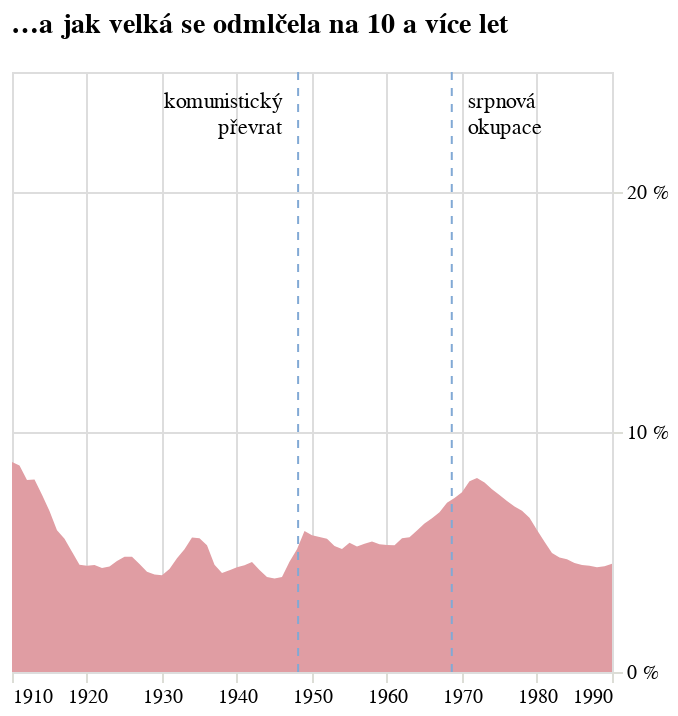

Notebook code for this chart:
### Code cell
graf_pauzy = alt.Chart(
    alt_friendly(df_100), width=300,
    title=alt.Title("…a jak velká se odmlčela na 10 a více let")
).mark_area(color='#E09DA3'
).encode(alt.X(
    "rok:T", title=None, axis=alt.Axis(domainOpacity=0, tickColor='#DCDDD6')
), alt.Y(
    "podil_cechu_10:Q", title=None, 
    axis=alt.Axis(domainOpacity=0, tickColor='#DCDDD6', labelExpr="datum.label * 100 + ' %'", orient='right', tickCount=3),
    scale=alt.Scale(domain=[0,0.25])
))
                    
rule1 = alt.Chart(alt.Data(values=[{'rok': '1948-02-25'}])).mark_rule(
    color='#81A9D5',
    strokeDash=[4, 4]  # Optional: makes the line dashed
).encode(
    x='rok:T'
)

rule2 = alt.Chart(alt.Data(values=[{'rok': '1968-08-21'}])).mark_rule(
    color='#81A9D5',
    strokeDash=[4, 4]  # Optional: makes the line dashed
).encode(
    x='rok:T'
)

# Add text annotation
text1 = alt.Chart(alt.Data(values=[{'rok': '1948-02-25', 'y': 0.2}])).mark_text(
    # angle=270,  # Rotates text vertically
    align='right',
    baseline='middle',
    dy=15,# Slight horizontal offset from the line
    dx=-8,
    text=['komunistický','převrat'],
    font='Asap'
).encode(
    x='rok:T',
    y=alt.value(0)  # Places text at bottom of chart
)


# Add text annotation
text2 = alt.Chart(alt.Data(values=[{'rok': '1968-08-21', 'y': 0.2}])).mark_text(
    # angle=270,  # Rotates text vertically
    align='left',
    baseline='middle',
    dy=15,# Slight horizontal offset from the line
    dx=8,
    text=['srpnová','okupace'],
    font='Asap'
).encode(
    x='rok:T',
    y=alt.value(0)  # Places text at bottom of chart
)

graf_pauzy_graf_komb = graf_pauzy + rule1 + text1 + rule2 + text2
graf_pauzy_graf_komb

### Figure 1 — Vega-Lite specification as saved in the notebook (floating-point values rounded to 4 significant figures)
{"config": {"title": {"font": "Noticia Text", "fontSize": 14, "anchor": "start", "lineHeight": 21, "fontWeight": "bolder", "subtitleFont": "Noticia Text", "subtitleFontSize": 12, "subtitlePadding": 12, "dy": -12}, "axis": {"labelFont": "Asap", "titleFont": "Asap", "fontWeight": "lighter", "titleFontWeight": "lighter", "labelFontSize": 10, "titleFontSize": 10, "labelPadding": 2, "titlePadding": 10, "domainOpacity": 0, "tickColor": "#DCDDD6"}, "legend": {"labelFont": "Asap", "labelFontWeight": "normal", "titleFont": "Asap", "titleFontWeight": "normal", "labelFontSize": 10, "titleFontSize": 10}}, "layer": [{"data": {"name": "data-345391a89889cdf0ede56ff5455bfd16"}, "mark": {"type": "area", "color": "#E09DA3"}, "encoding": {"x": {"axis": {"domainOpacity": 0, "tickColor": "#DCDDD6"}, "field": "rok", "title": null, "type": "temporal"}, "y": {"axis": {"domainOpacity": 0, "labelExpr": "datum.label * 100 + ' %'", "orient": "right", "tickColor": "#DCDDD6", "tickCount": 3}, "field": "podil_cechu_10", "scale": {"domain": [0, 0.25]}, "title": null, "type": "quantitative"}}, "title": {"text": "…a jak velká se odmlčela na 10 a více let"}}, {"data": {"values": [{"rok": "1948-02-25"}]}, "mark": {"type": "rule", "color": "#81A9D5", "strokeDash": [4, 4]}, "encoding": {"x": {"field": "rok", "type": "temporal"}}}, {"data": {"values": [{"rok": "1948-02-25", "y": 0.2}]}, "mark": {"type": "text", "align": "right", "baseline": "middle", "dx": -8, "dy": 15, "font": "Asap", "text": ["komunistický", "převrat"]}, "encoding": {"x": {"field": "rok", "type": "temporal"}, "y": {"value": 0}}}, {"data": {"values": [{"rok": "1968-08-21"}]}, "mark": {"type": "rule", "color": "#81A9D5", "strokeDash": [4, 4]}, "encoding": {"x": {"field": "rok", "type": "temporal"}}}, {"data": {"values": [{"rok": "1968-08-21", "y": 0.2}]}, "mark": {"type": "text", "align": "left", "baseline": "middle", "dx": 8, "dy": 15, "font": "Asap", "text": ["srpnová", "okupace"]}, "encoding": {"x": {"field": "rok", "type": "temporal"}, "y": {"value": 0}}}], "width": 300, "$schema": "https://vega.github.io/schema/vega-lite/v5.8.0.json", "datasets": {"data-345391a89889cdf0ede56ff5455bfd16": [{"rok": "1910-01-01T00:00:00", "podil_vsech_5": 0.1576, "podil_cechu_5": 0.1566, "podil_vsech_10": 0.08856, "podil_cechu_10": 0.08747, "podil_vsech_15": 0.03881, "podil_cechu_15": 0.036, "podil_vsech_20": 0.01693, "podil_cechu_20": 0.01593}, {"rok": "1911-01-01T00:00:00", "podil_vsech_5": 0.1736, "podil_cechu_5": 0.1717, "podil_vsech_10": 0.0874, "podil_cechu_10": 0.086, "podil_vsech_15": 0.03481, "podil_cechu_15": 0.032, "podil_vsech_20": 0.01603, "podil_cechu_20": 0.01501}, {"rok": "1912-01-01T00:00:00", "podil_vsech_5": 0.1873, "podil_cechu_5": 0.1867, "podil_vsech_10": 0.0814, "podil_cechu_10": 0.07996, "podil_vsech_15": 0.03391, "podil_cechu_15": 0.033, "podil_vsech_20": 0.01744, "podil_cechu_20": 0.01677}, {"rok": "1913-01-01T00:00:00", "podil_vsech_5": 0.2067, "podil_cechu_5": 0.2056, "podil_vsech_10": 0.08244, "podil_cechu_10": 0.08019, "podil_vsech_15": 0.03223, "podil_cechu_15": 0.031, "podil_vsech_20": 0.01845, "podil_cechu_20": 0.01803}, {"rok": "1914-01-01T00:00:00", "podil_vsech_5": 0.2082, "podil_cechu_5": 0.2091, "podil_vsech_10": 0.0771, "podil_cechu_10": 0.07386, "podil_vsech_15": 0.03097, "podil_cechu_15": 0.03, "podil_vsech_20": 0.01831, "podil_cechu_20": 0.01769}, {"rok": "1915-01-01T00:00:00", "podil_vsech_5": 0.1932, "podil_cechu_5": 0.1965, "podil_vsech_10": 0.06971, "podil_cechu_10": 0.06711, "podil_vsech_15": 0.02943, "podil_cechu_15": 0.029, "podil_vsech_20": 0.01682, "podil_cechu_20": 0.01627}, {"rok": "1916-01-01T00:00:00", "podil_vsech_5": 0.1696, "podil_cechu_5": 0.1717, "podil_vsech_10": 0.06106, "podil_cechu_10": 0.05906, "podil_vsech_15": 0.029, "podil_cechu_15": 0.03, "podil_vsech_20": 0.01505, "podil_cechu_20": 0.01451}, {"rok": "1917-01-01T00:00:00", "podil_vsech_5": 0.1448, "podil_cechu_5": 0.146, "podil_vsech_10": 0.05627, "podil_cechu_10": 0.05547, "podil_vsech_15": 0.02803, "podil_cechu_15": 0.028, "podil_vsech_20": 0.01348, "podil_cechu_20": 0.01301}, {"rok": "1918-01-01T00:00:00", "podil_vsech_5": 0.1285, "podil_cechu_5": 0.1281, "podil_vsech_10": 0.04915, "podil_cechu_10": 0.05007, "podil_vsech_15": 0.02415, "podil_cechu_15": 0.024, "podil_vsech_20": 0.01134, "podil_cechu_20": 0.01059}, {"rok": "1919-01-01T00:00:00", "podil_vsech_5": 0.1139, "podil_cechu_5": 0.1118, "podil_vsech_10": 0.04394, "podil_cechu_10": 0.04466, "podil_vsech_15": 0.0229, "podil_cechu_15": 0.023, "podil_vsech_20": 0.01073, "podil_cechu_20": 0.009924}, {"rok": "1920-01-01T00:00:00", "podil_vsech_5": 0.1066, "podil_cechu_5": 0.1059, "podil_vsech_10": 0.04321, "podil_cechu_10": 0.04423, "podil_vsech_15": 0.02319, "podil_cechu_15": 0.023, "podil_vsech_20": 0.0111, "podil_cechu_20": 0.01043}, {"rok": "1921-01-01T00:00:00", "podil_vsech_5": 0.1046, "podil_cechu_5": 0.1037, "podil_vsech_10": 0.0436, "podil_cechu_10": 0.04462, "podil_vsech_15": 0.02142, "podil_cechu_15": 0.021, "podil_vsech_20": 0.01024, "podil_cechu_20": 0.01018}, {"rok": "1922-01-01T00:00:00", "podil_vsech_5": 0.1031, "podil_cechu_5": 0.1032, "podil_vsech_10": 0.04295, "podil_cechu_10": 0.04335, "podil_vsech_15": 0.02011, "podil_cechu_15": 0.02, "podil_vsech_20": 0.0106, "podil_cechu_20": 0.01084}, {"rok": "1923-01-01T00:00:00", "podil_vsech_5": 0.1004, "podil_cechu_5": 0.1032, "podil_vsech_10": 0.04306, "podil_cechu_10": 0.044, "podil_vsech_15": 0.01845, "podil_cechu_15": 0.018, "podil_vsech_20": 0.01125, "podil_cechu_20": 0.0116}, {"rok": "1924-01-01T00:00:00", "podil_vsech_5": 0.09943, "podil_cechu_5": 0.1027, "podil_vsech_10": 0.04541, "podil_cechu_10": 0.04626, "podil_vsech_15": 0.0184, "podil_cechu_15": 0.019, "podil_vsech_20": 0.01182, "podil_cechu_20": 0.01209}, {"rok": "1925-01-01T00:00:00", "podil_vsech_5": 0.1009, "podil_cechu_5": 0.104, "podil_vsech_10": 0.04723, "podil_cechu_10": 0.04797, "podil_vsech_15": 0.01941, "podil_cechu_15": 0.019, "podil_vsech_20": 0.01229, "podil_cechu_20": 0.01231}, {"rok": "1926-01-01T00:00:00", "podil_vsech_5": 0.1048, "podil_cechu_5": 0.1098, "podil_vsech_10": 0.04642, "podil_cechu_10": 0.04797, "podil_vsech_15": 0.01956, "podil_cechu_15": 0.02, "podil_vsech_20": 0.01258, "podil_cechu_20": 0.01239}, {"rok": "1927-01-01T00:00:00", "podil_vsech_5": 0.11, "podil_cechu_5": 0.1135, "podil_vsech_10": 0.04421, "podil_cechu_10": 0.04503, "podil_vsech_15": 0.02188, "podil_cechu_15": 0.022, "podil_vsech_20": 0.01094, "podil_cechu_20": 0.01027}, {"rok": "1928-01-01T00:00:00", "podil_vsech_5": 0.1105, "podil_cechu_5": 0.1138, "podil_vsech_10": 0.04173, "podil_cechu_10": 0.04182, "podil_vsech_15": 0.02434, "podil_cechu_15": 0.024, "podil_vsech_20": 0.0113, "podil_cechu_20": 0.01029}, {"rok": "1929-01-01T00:00:00", "podil_vsech_5": 0.111, "podil_cechu_5": 0.1129, "podil_vsech_10": 0.04065, "podil_cechu_10": 0.04065, "podil_vsech_15": 0.0263, "podil_cechu_15": 0.026, "podil_vsech_20": 0.01153, "podil_cechu_20": 0.01032}, {"rok": "1930-01-01T00:00:00", "podil_vsech_5": 0.109, "podil_cechu_5": 0.1101, "podil_vsech_10": 0.04096, "podil_cechu_10": 0.04033, "podil_vsech_15": 0.02722, "podil_cechu_15": 0.026, "podil_vsech_20": 0.01225, "podil_cechu_20": 0.01126}, {"rok": "1931-01-01T00:00:00", "podil_vsech_5": 0.1043, "podil_cechu_5": 0.1053, "podil_vsech_10": 0.04386, "podil_cechu_10": 0.04289, "podil_vsech_15": 0.02713, "podil_cechu_15": 0.025, "podil_vsech_20": 0.01409, "podil_cechu_20": 0.01273}, {"rok": "1932-01-01T00:00:00", "podil_vsech_5": 0.09845, "podil_cechu_5": 0.0987, "podil_vsech_10": 0.04839, "podil_cechu_10": 0.04744, "podil_vsech_15": 0.02381, "podil_cechu_15": 0.022, "podil_vsech_20": 0.01395, "podil_cechu_20": 0.01296}, {"rok": "1933-01-01T00:00:00", "podil_vsech_5": 0.09481, "podil_cechu_5": 0.09531, "podil_vsech_10": 0.05206, "podil_cechu_10": 0.05116, "podil_vsech_15": 0.02286, "podil_cechu_15": 0.021, "podil_vsech_20": 0.01317, "podil_cechu_20": 0.01215}, {"rok": "1934-01-01T00:00:00", "podil_vsech_5": 0.09505, "podil_cechu_5": 0.09664, "podil_vsech_10": 0.05648, "podil_cechu_10": 0.05603, "podil_vsech_15": 0.02394, "podil_cechu_15": 0.022, "podil_vsech_20": 0.01379, "podil_cechu_20": 0.01279}, {"rok": "1935-01-01T00:00:00", "podil_vsech_5": 0.09154, "podil_cechu_5": 0.09275, "podil_vsech_10": 0.05679, "podil_cechu_10": 0.05573, "podil_vsech_15": 0.02415, "podil_cechu_15": 0.023, "podil_vsech_20": 0.01426, "podil_cechu_20": 0.01275}, {"rok": "1936-01-01T00:00:00", "podil_vsech_5": 0.09158, "podil_cechu_5": 0.09091, "podil_vsech_10": 0.05485, "podil_cechu_10": 0.0528, "podil_vsech_15": 0.02479, "podil_cechu_15": 0.023, "podil_vsech_20": 0.01515, "podil_cechu_20": 0.01323}, {"rok": "1937-01-01T00:00:00", "podil_vsech_5": 0.1042, "podil_cechu_5": 0.1026, "podil_vsech_10": 0.04741, "podil_cechu_10": 0.04472, "podil_vsech_15": 0.02476, "podil_cechu_15": 0.023, "podil_vsech_20": 0.01584, "podil_cechu_20": 0.01392}, {"rok": "1938-01-01T00:00:00", "podil_vsech_5": 0.1237, "podil_cechu_5": 0.1196, "podil_vsech_10": 0.04483, "podil_cechu_10": 0.04126, "podil_vsech_15": 0.02498, "podil_cechu_15": 0.023, "podil_vsech_20": 0.01614, "podil_cechu_20": 0.01388}, {"rok": "1939-01-01T00:00:00", "podil_vsech_5": 0.1453, "podil_cechu_5": 0.14, "podil_vsech_10": 0.04615, "podil_cechu_10": 0.04237, "podil_vsech_15": 0.02677, "podil_cechu_15": 0.024, "podil_vsech_20": 0.0167, "podil_cechu_20": 0.01449}, {"rok": "1940-01-01T00:00:00", "podil_vsech_5": 0.1462, "podil_cechu_5": 0.1407, "podil_vsech_10": 0.04599, "podil_cechu_10": 0.0436, "podil_vsech_15": 0.02721, "podil_cechu_15": 0.024, "podil_vsech_20": 0.01688, "podil_cechu_20": 0.01465}, {"rok": "1941-01-01T00:00:00", "podil_vsech_5": 0.126, "podil_cechu_5": 0.1226, "podil_vsech_10": 0.0463, "podil_cechu_10": 0.04443, "podil_vsech_15": 0.0272, "podil_cechu_15": 0.024, "podil_vsech_20": 0.01745, "podil_cechu_20": 0.01521}, {"rok": "1942-01-01T00:00:00", "podil_vsech_5": 0.09727, "podil_cechu_5": 0.09413, "podil_vsech_10": 0.04753, "podil_cechu_10": 0.04584, "podil_vsech_15": 0.0287, "podil_cechu_15": 0.026, "podil_vsech_20": 0.01853, "podil_cechu_20": 0.01598}, {"rok": "1943-01-01T00:00:00", "podil_vsech_5": 0.07743, "podil_cechu_5": 0.07506, "podil_vsech_10": 0.04469, "podil_cechu_10": 0.04255, "podil_vsech_15": 0.02647, "podil_cechu_15": 0.024, "podil_vsech_20": 0.01771, "podil_cechu_20": 0.01522}, {"rok": "1944-01-01T00:00:00", "podil_vsech_5": 0.07121, "podil_cechu_5": 0.06899, "podil_vsech_10": 0.04221, "podil_cechu_10": 0.03963, "podil_vsech_15": 0.02446, "podil_cechu_15": 0.022, "podil_vsech_20": 0.01677, "podil_cechu_20": 0.01428}, {"rok": "1945-01-01T00:00:00", "podil_vsech_5": 0.07017, "podil_cechu_5": 0.0691, "podil_vsech_10": 0.04196, "podil_cechu_10": 0.03895, "podil_vsech_15": 0.02449, "podil_cechu_15": 0.022, "podil_vsech_20": 0.01649, "podil_cechu_20": 0.01423}, {"rok": "1946-01-01T00:00:00", "podil_vsech_5": 0.07212, "podil_cechu_5": 0.072, "podil_vsech_10": 0.04231, "podil_cechu_10": 0.03962, "podil_vsech_15": 0.02539, "podil_cechu_15": 0.023, "podil_vsech_20": 0.01731, "podil_cechu_20": 0.01513}, {"rok": "1947-01-01T00:00:00", "podil_vsech_5": 0.08407, "podil_cechu_5": 0.08379, "podil_vsech_10": 0.04892, "podil_cechu_10": 0.04591, "podil_vsech_15": 0.0299, "podil_cechu_15": 0.027, "podil_vsech_20": 0.02024, "podil_cechu_20": 0.0178}, {"rok": "1948-01-01T00:00:00", "podil_vsech_5": 0.09724, "podil_cechu_5": 0.09776, "podil_vsech_10": 0.05386, "podil_cechu_10": 0.05117, "podil_vsech_15": 0.03419, "podil_cechu_15": 0.031, "podil_vsech_20": 0.02279, "podil_cechu_20": 0.02047}, {"rok": "1949-01-01T00:00:00", "podil_vsech_5": 0.1152, "podil_cechu_5": 0.1146, "podil_vsech_10": 0.06212, "podil_cechu_10": 0.05871, "podil_vsech_15": 0.04072, "podil_cechu_15": 0.038, "podil_vsech_20": 0.02571, "podil_cechu_20": 0.02361}, {"rok": "1950-01-01T00:00:00", "podil_vsech_5": 0.1171, "podil_cechu_5": 0.115, "podil_vsech_10": 0.06072, "podil_cechu_10": 0.05699, "podil_vsech_15": 0.04083, "podil_cechu_15": 0.038, "podil_vsech_20": 0.02341, "podil_cechu_20": 0.02187}, {"rok": "1951-01-01T00:00:00", "podil_vsech_5": 0.112, "podil_cechu_5": 0.1098, "podil_vsech_10": 0.05876, "podil_cechu_10": 0.05622, "podil_vsech_15": 0.03909, "podil_cechu_15": 0.037, "podil_vsech_20": 0.02156, "podil_cechu_20": 0.02069}, {"rok": "1952-01-01T00:00:00", "podil_vsech_5": 0.1055, "podil_cechu_5": 0.1026, "podil_vsech_10": 0.05805, "podil_cechu_10": 0.05556, "podil_vsech_15": 0.03727, "podil_cechu_15": 0.035, "podil_vsech_20": 0.02119, "podil_cechu_20": 0.02027}, {"rok": "1953-01-01T00:00:00", "podil_vsech_5": 0.0963, "podil_cechu_5": 0.09323, "podil_vsech_10": 0.05536, "podil_cechu_10": 0.05252, "podil_vsech_15": 0.03456, "podil_cechu_15": 0.032, "podil_vsech_20": 0.02023, "podil_cechu_20": 0.01938}, {"rok": "1954-01-01T00:00:00", "podil_vsech_5": 0.09319, "podil_cechu_5": 0.09027, "podil_vsech_10": 0.05375, "podil_cechu_10": 0.05125, "podil_vsech_15": 0.03308, "podil_cechu_15": 0.031, "podil_vsech_20": 0.02075, "podil_cechu_20": 0.01975}, {"rok": "1955-01-01T00:00:00", "podil_vsech_5": 0.09571, "podil_cechu_5": 0.09293, "podil_vsech_10": 0.05589, "podil_cechu_10": 0.05382, "podil_vsech_15": 0.03267, "podil_cechu_15": 0.031, "podil_vsech_20": 0.02114, "podil_cechu_20": 0.02042}, {"rok": "1956-01-01T00:00:00", "podil_vsech_5": 0.09595, "podil_cechu_5": 0.09401, "podil_vsech_10": 0.05466, "podil_cechu_10": 0.05233, "podil_vsech_15": 0.03226, "podil_cechu_15": 0.031, "podil_vsech_20": 0.02106, "podil_cechu_20": 0.02058}, {"rok": "1957-01-01T00:00:00", "podil_vsech_5": 0.09863, "podil_cechu_5": 0.09846, "podil_vsech_10": 0.05503, "podil_cechu_10": 0.05339, "podil_vsech_15": 0.0324, "podil_cechu_15": 0.031, "podil_vsech_20": 0.02061, "podil_cechu_20": 0.02063}, {"rok": "1958-01-01T00:00:00", "podil_vsech_5": 0.09956, "podil_cechu_5": 0.09962, "podil_vsech_10": 0.05561, "podil_cechu_10": 0.05438, "podil_vsech_15": 0.03192, "podil_cechu_15": 0.031, "podil_vsech_20": 0.02081, "podil_cechu_20": 0.02085}, {"rok": "1959-01-01T00:00:00", "podil_vsech_5": 0.1016, "podil_cechu_5": 0.1017, "podil_vsech_10": 0.05451, "podil_cechu_10": 0.05327, "podil_vsech_15": 0.03178, "podil_cechu_15": 0.031, "podil_vsech_20": 0.02068, "podil_cechu_20": 0.02107}, {"rok": "1960-01-01T00:00:00", "podil_vsech_5": 0.1035, "podil_cechu_5": 0.1052, "podil_vsech_10": 0.05373, "podil_cechu_10": 0.0529, "podil_vsech_15": 0.03215, "podil_cechu_15": 0.032, "podil_vsech_20": 0.02086, "podil_cechu_20": 0.02148}, {"rok": "1961-01-01T00:00:00", "podil_vsech_5": 0.1053, "podil_cechu_5": 0.1062, "podil_vsech_10": 0.05393, "podil_cechu_10": 0.05283, "podil_vsech_15": 0.03183, "podil_cechu_15": 0.032, "podil_vsech_20": 0.02178, "podil_cechu_20": 0.02247}, {"rok": "1962-01-01T00:00:00", "podil_vsech_5": 0.1067, "podil_cechu_5": 0.1075, "podil_vsech_10": 0.05654, "podil_cechu_10": 0.05577, "podil_vsech_15": 0.03282, "podil_cechu_15": 0.034, "podil_vsech_20": 0.02253, "podil_cechu_20": 0.02339}, {"rok": "1963-01-01T00:00:00", "podil_vsech_5": 0.1086, "podil_cechu_5": 0.1093, "podil_vsech_10": 0.0571, "podil_cechu_10": 0.05618, "podil_vsech_15": 0.03399, "podil_cechu_15": 0.035, "podil_vsech_20": 0.02286, "podil_cechu_20": 0.02378}, {"rok": "1964-01-01T00:00:00", "podil_vsech_5": 0.1136, "podil_cechu_5": 0.1139, "podil_vsech_10": 0.05966, "podil_cechu_10": 0.05894, "podil_vsech_15": 0.03534, "podil_cechu_15": 0.036, "podil_vsech_20": 0.0239, "podil_cechu_20": 0.02503}, {"rok": "1965-01-01T00:00:00", "podil_vsech_5": 0.1176, "podil_cechu_5": 0.1172, "podil_vsech_10": 0.06189, "podil_cechu_10": 0.06192, "podil_vsech_15": 0.0367, "podil_cechu_15": 0.038, "podil_vsech_20": 0.02484, "podil_cechu_20": 0.02592}, {"rok": "1966-01-01T00:00:00", "podil_vsech_5": 0.1176, "podil_cechu_5": 0.1168, "podil_vsech_10": 0.0637, "podil_cechu_10": 0.0641, "podil_vsech_15": 0.03859, "podil_cechu_15": 0.04, "podil_vsech_20": 0.02569, "podil_cechu_20": 0.02689}, {"rok": "1967-01-01T00:00:00", "podil_vsech_5": 0.1211, "podil_cechu_5": 0.121, "podil_vsech_10": 0.0659, "podil_cechu_10": 0.06657, "podil_vsech_15": 0.04099, "podil_cechu_15": 0.042, "podil_vsech_20": 0.02774, "podil_cechu_20": 0.02893}, {"rok": "1968-01-01T00:00:00", "podil_vsech_5": 0.1243, "podil_cechu_5": 0.1245, "podil_vsech_10": 0.06916, "podil_cechu_10": 0.0705, "podil_vsech_15": 0.04323, "podil_cechu_15": 0.045, "podil_vsech_20": 0.03001, "podil_cechu_20": 0.03118}, {"rok": "1969-01-01T00:00:00", "podil_vsech_5": 0.1266, "podil_cechu_5": 0.1276, "podil_vsech_10": 0.07062, "podil_cechu_10": 0.07254, "podil_vsech_15": 0.04551, "podil_cechu_15": 0.047, "podil_vsech_20": 0.03237, "podil_cechu_20": 0.0337}, {"rok": "1970-01-01T00:00:00", "podil_vsech_5": 0.1302, "podil_cechu_5": 0.1329, "podil_vsech_10": 0.07253, "podil_cechu_10": 0.07491, "podil_vsech_15": 0.04883, "podil_cechu_15": 0.051, "podil_vsech_20": 0.03115, "podil_cechu_20": 0.03208}, {"rok": "1971-01-01T00:00:00", "podil_vsech_5": 0.1346, "podil_cechu_5": 0.1381, "podil_vsech_10": 0.07733, "podil_cechu_10": 0.07951, "podil_vsech_15": 0.05176, "podil_cechu_15": 0.054, "podil_vsech_20": 0.02927, "podil_cechu_20": 0.02978}, {"rok": "1972-01-01T00:00:00", "podil_vsech_5": 0.1357, "podil_cechu_5": 0.1388, "podil_vsech_10": 0.07882, "podil_cechu_10": 0.08085, "podil_vsech_15": 0.05187, "podil_cechu_15": 0.054, "podil_vsech_20": 0.02634, "podil_cechu_20": 0.02677}, {"rok": "1973-01-01T00:00:00", "podil_vsech_5": 0.1315, "podil_cechu_5": 0.1355, "podil_vsech_10": 0.07696, "podil_cechu_10": 0.07893, "podil_vsech_15": 0.04982, "podil_cechu_15": 0.052, "podil_vsech_20": 0.02377, "podil_cechu_20": 0.02419}, {"rok": "1974-01-01T00:00:00", "podil_vsech_5": 0.1295, "podil_cechu_5": 0.134, "podil_vsech_10": 0.07364, "podil_cechu_10": 0.07613, "podil_vsech_15": 0.04755, "podil_cechu_15": 0.049, "podil_vsech_20": 0.02161, "podil_cechu_20": 0.02226}, {"rok": "1975-01-01T00:00:00", "podil_vsech_5": 0.1258, "podil_cechu_5": 0.1297, "podil_vsech_10": 0.07137, "podil_cechu_10": 0.0738, "podil_vsech_15": 0.04237, "podil_cechu_15": 0.044, "podil_vsech_20": 0.02004, "podil_cechu_20": 0.02076}, {"rok": "1976-01-01T00:00:00", "podil_vsech_5": 0.1236, "podil_cechu_5": 0.1282, "podil_vsech_10": 0.06857, "podil_cechu_10": 0.07123, "podil_vsech_15": 0.03714, "podil_cechu_15": 0.038, "podil_vsech_20": 0.01772, "podil_cechu_20": 0.01849}, {"rok": "1977-01-01T00:00:00", "podil_vsech_5": 0.1197, "podil_cechu_5": 0.1238, "podil_vsech_10": 0.06641, "podil_cechu_10": 0.06896, "podil_vsech_15": 0.03269, "podil_cechu_15": 0.034, "podil_vsech_20": 0.01614, "podil_cechu_20": 0.01685}, {"rok": "1978-01-01T00:00:00", "podil_vsech_5": 0.1173, "podil_cechu_5": 0.1211, "podil_vsech_10": 0.0646, "podil_cechu_10": 0.06724, "podil_vsech_15": 0.03011, "podil_cechu_15": 0.031, "podil_vsech_20": 0.01535, "podil_cechu_20": 0.01607}, {"rok": "1979-01-01T00:00:00", "podil_vsech_5": 0.1127, "podil_cechu_5": 0.1168, "podil_vsech_10": 0.06184, "podil_cechu_10": 0.0643, "podil_vsech_15": 0.028, "podil_cechu_15": 0.029, "podil_vsech_20": 0.01458, "podil_cechu_20": 0.0152}, {"rok": "1980-01-01T00:00:00", "podil_vsech_5": 0.1111, "podil_cechu_5": 0.1155, "podil_vsech_10": 0.05685, "podil_cechu_10": 0.05912, "podil_vsech_15": 0.02667, "podil_cechu_15": 0.028, "podil_vsech_20": 0.01374, "podil_cechu_20": 0.0144}, {"rok": "1981-01-01T00:00:00", "podil_vsech_5": 0.1101, "podil_cechu_5": 0.1145, "podil_vsech_10": 0.05232, "podil_cechu_10": 0.05432, "podil_vsech_15": 0.025, "podil_cechu_15": 0.026, "podil_vsech_20": 0.01274, "podil_cechu_20": 0.01342}, {"rok": "1982-01-01T00:00:00", "podil_vsech_5": 0.1075, "podil_cechu_5": 0.1115, "podil_vsech_10": 0.04787, "podil_cechu_10": 0.04958, "podil_vsech_15": 0.02346, "podil_cechu_15": 0.025, "podil_vsech_20": 0.01231, "podil_cechu_20": 0.01273}, {"rok": "1983-01-01T00:00:00", "podil_vsech_5": 0.1034, "podil_cechu_5": 0.108, "podil_vsech_10": 0.04571, "podil_cechu_10": 0.04769, "podil_vsech_15": 0.02281, "podil_cechu_15": 0.024, "podil_vsech_20": 0.01179, "podil_cechu_20": 0.01219}, {"rok": "1984-01-01T00:00:00", "podil_vsech_5": 0.09971, "podil_cechu_5": 0.1042, "podil_vsech_10": 0.04475, "podil_cechu_10": 0.04695, "podil_vsech_15": 0.02204, "podil_cechu_15": 0.023, "podil_vsech_20": 0.01159, "podil_cechu_20": 0.01192}, {"rok": "1985-01-01T00:00:00", "podil_vsech_5": 0.09211, "podil_cechu_5": 0.09615, "podil_vsech_10": 0.04315, "podil_cechu_10": 0.04543, "podil_vsech_15": 0.02088, "podil_cechu_15": 0.022, "podil_vsech_20": 0.0112, "podil_cechu_20": 0.01144}, {"rok": "1986-01-01T00:00:00", "podil_vsech_5": 0.08717, "podil_cechu_5": 0.09067, "podil_vsech_10": 0.04235, "podil_cechu_10": 0.04461, "podil_vsech_15": 0.02018, "podil_cechu_15": 0.021, "podil_vsech_20": 0.0106, "podil_cechu_20": 0.01104}, {"rok": "1987-01-01T00:00:00", "podil_vsech_5": 0.08665, "podil_cechu_5": 0.09056, "podil_vsech_10": 0.0421, "podil_cechu_10": 0.04425, "podil_vsech_15": 0.02045, "podil_cechu_15": 0.021, "podil_vsech_20": 0.01059, "podil_cechu_20": 0.01093}, {"rok": "1988-01-01T00:00:00", "podil_vsech_5": 0.08683, "podil_cechu_5": 0.09118, "podil_vsech_10": 0.04179, "podil_cechu_10": 0.04369, "podil_vsech_15": 0.01989, "podil_cechu_15": 0.02, "podil_vsech_20": 0.0101, "podil_cechu_20": 0.01016}, {"rok": "1989-01-01T00:00:00", "podil_vsech_5": 0.08894, "podil_cechu_5": 0.09351, "podil_vsech_10": 0.04236, "podil_cechu_10": 0.04409, "podil_vsech_15": 0.02069, "podil_cechu_15": 0.021, "podil_vsech_20": 0.01005, "podil_cechu_20": 0.01025}, {"rok": "1990-01-01T00:00:00", "podil_vsech_5": 0.09171, "podil_cechu_5": 0.09701, "podil_vsech_10": 0.04338, "podil_cechu_10": 0.0451, "podil_vsech_15": 0.02099, "podil_cechu_15": 0.022, "podil_vsech_20": 0.00955, "podil_cechu_20": 0.009683}]}}
